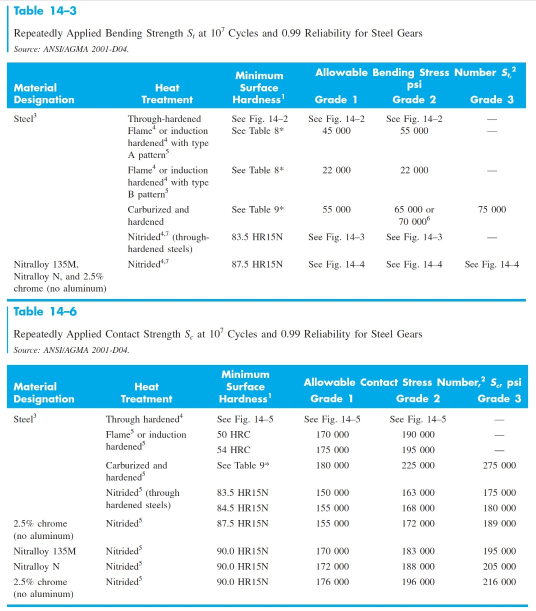
%> input picture PropertyTable.jpg, 1072 x 1222 px (shown at 1/2 size)
$ octave Gearbox_FinalRevision.m   (GNU Octave 9; MATLAB toolbox functions it lacks are replaced by stand-ins)
%> lines starting %> are read from the running program, lines starting %| are printed output that depends on the picture
clc; clear ; close all

% Created By: Eric Berkely, David Ramos, Jose Segovia, Cameron Shankland
% Contact through Slack for questions/concerns.

%% Instructions

% Before running this code, make sure that you have downloaded the folder
% together. Do not just run the m-file by itself as there are some files
% from the folder needed to run this code. This includes the images in the
% file. If you get an image read error, make sure that the two images are
% in the "Current Folder" of the Matlab file.

% 1) Input material properties

% 2) Input range of gear box heights you wish to test

% 3) Run the code

% 4) Output plots show safety factors vs gear box height of critical gears,
% in this case pinion 3 since it is the smallest gear transmitting the
% largest load

% 5) Find output table with closest critical safety factor, this table gives all
% important information

% 6) If there is no output table, check input values or material
% properties as there may be no valid solution. You can also check the
% plots to see where the safety factors are at for your inputs.

%% Input Parameters (Variable)

fprintf('If you get an "imread" error, make sure that the two images from the GitHub repository are in the "Current Folder" of the Matlab Code.\n')

% Image of Property Tables
material = imread('PropertyTable.jpg');
%> material is the input picture: size 1222x1072x3 uint8; mean R, G, B 214.1, 237, 245
figure
imshow(material)

% Allowable contact stress number

Sc = [170000 190000; 175000 195000; 180000 225000];

Sc_row = input('\nChoose the type of heat treatment for the steel (Look at Table in Figure 1): \n \n 1. Flame/Induction Hardened with Type A Pattern\n 2. Flame/Induction Hardened with Type B Pattern\n 3. Carburized and Hardened\n');
%> the answer given: 1

Sc_column = input('What type of grade would you like to use?\n\n 1. Grade 1\n 2. Grade 2\n');
%> the answer given: 1

Sc2 = Sc(Sc_row,Sc_column); % Gears 2 and 4
Sc3 = Sc2; % Pinions 3 and 5

% Allowable bending stress number (psi) (table 14-3)

St = [45000 55000; 22000 22000; 55000 65000];

St_5 = St(Sc_row, Sc_column); % Pinion 5
St_4 = St_5; % Gear 4
St_3 = St_5; % Pinion 3
St_2 = St_5; % Gear 2

% Elastic Coefficient
Cp = 2300;

% Gearbox Dimensions (input range of heights)
gearbox_height_vec = 5:.1:10;

% Keep these constant
clearance = 1; % in
case_thickness = 1; % in

%% Input Parameters (Constant)

% Allowable gear train values
train_min = 17;
train_max = 21;
gear_train = (train_min:1:train_max);
gr = 18; %nominal gear train value

% Input Torque
T_in = 38.6; % ft-lb

% Input Speed
w_in = 200; % RPM

% Safety Factors
surface_n = 1.2;
bending_n = 1.5;

%% Optimization
for i = 1:length(gearbox_height_vec)

gearbox_height(i) = gearbox_height_vec(1,i);

% Pressure Angle
p_angle = 20; % degrees
p_rad = 20*(pi/180); % converting to radians
k = 1; % For full depth teeth
mg = sqrt(gr); % Ratio of mating gears

% Minimum Number of Teeth
N_min = ceil((2*k)/((1+2*mg)*(sin(p_rad))^2)*(mg+sqrt(mg^2+(1+2*mg)*(sin(p_rad))^2))); % Eq. 13-11
        % Always rounding up

% Number of Teeth for Each Gear
        % Assuming that each alternate gear is equal to each other

% Number of Teeth for Pinions
N3 = N_min;
N5 = N_min;

% Number of Teeth for Gears
N2 = floor(sqrt(gr)*N3);
N4 = N2;
        % Always rounding down (to maintain gear ratio)

P_min_exact = (N3+(N2/2)+(N5/2)+2)/(gearbox_height(i)- ...
    (clearance+case_thickness));
P_min(i) = ceil(P_min_exact);
        % Always rounding up

% Face Width (3-5) Times Circular Pitch
F(i) = round(4*(pi/P_min(i)),1);

% Resulting Speeds for Each Gear/Pinion (RPM)
w2 = w_in;
w3 = (N2/N3)*w_in;
w4 = w3;
w5 = (N2/N3)^2*w_in;

% Diametral Pitches for each Gear/Pinion
d2(i) = N2/P_min(i);
d4(i) = d2(i);
d3(i) = N3/P_min(i);
d5(i) = d3(i);

% Pitch-Line Velocities
V23 = (pi*d2(i)*w2)/12; % ft/min
V45 = (pi*d5(i)*w5)/12; % ft/min

% Power
H = T_in*w_in/5252; % hp

% Torques on each Gear/Pinion
T2 = T_in; %ft-lb
T3 = T2*(w2/w3); % ft-lb
T4 = T3; % ft-lb
T5 = T2*(w2/w5); % ft-lb

% Transmitted Loads (Tangential)
W23 = 33000*(H/V23); % loads between 2/3
W45 = 33000*(H/V45); % loads between 4/5

% Transmitted Loads (Radial)

W23r = W23*tan(p_rad);
W45r = W45*tan(p_rad);

%% Gear 4 Wear
I = ((cos(p_rad)*sin(p_rad))/2)*(sqrt(gr)/(sqrt(gr)-1));

Qv = 10; % Quality Number (Precision)
B = 0.25*(12-Qv)^(2/3);
A = 50+56*(1-B);
Kv = ((A+sqrt(V45))/A)^(B);

% Load Distribution Factor Constants

if F(i) <= 1
    Cpf = (F(i)/(10*d3(i)))-0.025;
else
    Cpf = (F(i)/(10*d3(i)))-0.0375+0.0125*F(i);
end

Cmc = 1; % uncrowned teeth

Cpm = 1; % may depend on location of where the gears are placed on the shaft, assume 1

% Table 14-9, Precision Enclosed Units

Cma = 0.0675 + 0.0128*F(i) + (-0.926*10^-4)*(F(i)^2);

Ce = 1; % all other conditions

% Load Distribution Factor, Km
Km = 1 + Cmc*(Cpf*Cpm+Cma*Ce);

% AGMA Stress
sigma_c_4 = Cp*sqrt((W45*Kv*Km)/(d5(i)*F(i)*I));

% Life Factor
operation_time = 10; % years
L4 = (operation_time*8766)*60*w4; % total cycles
Zn = 1.4488*L4^-0.023; % Figure 14-15

Kr = 1; % Reliability Factor
Kt = 1; % Temperature Factor
Ch = 1; % Hardness ratio factor

Sc_4 = (surface_n*sigma_c_4)/Zn;

n_c4(i) = (Sc2*Zn)/sigma_c_4; %gear 4 wear safety factor

%% Gear 4 Bending

J_4 = 0.39; % Geometry Factor
KB_4 = 1;

sigma_b_4 = (W45*Kv*P_min(i)*Km)/(F(i)*J_4); % psi

Yn_4 = 1.3558*L4^-0.0178; % Figure 14-14

sigma_all_4 = Yn_4*St_4;

n_b4(i) = sigma_all_4/sigma_b_4; % gear for bending safety factor

%% Gear 5 Bending and Wear

J_5 = 0.26; % changes with gear teeth

L_5 = (operation_time*8766)*60*w5;

Yn_5 = 1.3558*L_5^-0.0178; % Figure 14-14

Zn_5 = 1.4488*L_5^-0.023; % Figure 14-15

% Contact Stress on 5
sigma_c_5 = Cp*sqrt((W45*Kv*Km)/(d5(i)*F(i)*I));

% Bending Stress on 5
sigma_b_5 = (W45*Kv*P_min(i)*Km*KB_4)/(F(i)*J_5);

Sc_5 = (surface_n*sigma_c_5)/Zn_5;

sigma_all_5 = Yn_5*St_5;

% Resulting Safety Factors
n_c5(i) = (Sc3*Zn_5)/sigma_c_5; % wear safety factor
n_b5(i) = sigma_all_5/sigma_b_5; % bending safety factor

%% Gear 2 Bending and Wear

J_2 = J_4;

kv_2 = ((A+sqrt(V23))/A)^(B);
sigma_c_2 = Cp*sqrt((W23*kv_2*Km)/(d3(i)*F(i)*I));

L2 = (operation_time*8766)*60*w2;
Zn_2 = 1.4488*L2^-0.023;
Sc_2 = (surface_n*sigma_c_2)/Zn_2;
n_c2(i) = (Sc2*Zn_2)/sigma_c_2; % gear two safety factor wear

Yn_2 = 1.3558*L2^-0.0178; % Figure 14-14

sigma_b_2 = (W23*kv_2*P_min(i)*Km)/(F(i)*J_2);
sigma_all_2 = St_2*Yn_2;
n_b2(i) = sigma_all_2/sigma_b_2; %gear 2 bending safety factor

%% Gear 3 Bending and Wear

L_3 = (operation_time*8766)*60*w3;
J_3 = J_5;
Yn_3 = Yn_4;
Zn_3 = Zn;

sigma_c_3 = Cp*sqrt((W23*kv_2*Km)/(d3(i)*F(i)*I)); % wear stress

sigma_b_3 = (W23*kv_2*P_min(i)*Km*KB_4)/(F(i)*J_3); % bending stress

sigma_all_3 = Yn_3*St_3;

Sc_3 = (surface_n*sigma_c_3)/Zn_3;

% Safety Factors
n_c3(i) = (Sc3*Zn_3)/sigma_c_3; % wear
n_b3(i) = sigma_all_3/sigma_b_3; % bending


%% Output Tables

if n_c3(i) >= surface_n && n_b3(i) >= bending_n

optimal_location(i) = i;

else

end

end

opt_index = min(optimal_location (optimal_location > 0));

i = opt_index;
Gears = ["Gear 2";"Gear 4";"Pinion 3";"Pinion 5"];
Diameters_in = [d2(i);d4(i);d3(i);d5(i)];
Teeth_Number = [N2;N4;N3;N5];
Face_Width_in = [F(i);F(i);F(i);F(i)];
SF_Bending = [n_b2(i);n_b4(i);n_b3(i);n_b5(i)];
SF_Wear = [n_c2(i);n_c4(i);n_c3(i);n_c5(i)];
Rotational_Speed_RPM = [w2;w4;w3;w5];
Tangential_Load_lbf = [W23;W45;W23;W45];
Radial_Load_lbf = [W23r;W45r;W23r;W45r];
Diametral_Pitch = [P_min(i);P_min(i);P_min(i);P_min(i)];
Gearbox_Height_in = gearbox_height(i);
% Display best optimized design based on safety factors

Optimized_Output = table(Gears,Diameters_in,Teeth_Number,Diametral_Pitch,Face_Width_in,SF_Wear, ...
    SF_Bending,Rotational_Speed_RPM,Tangential_Load_lbf,Radial_Load_lbf)

fprintf('\nOptimized Gearbox Height = %2.1f in\n',Gearbox_Height_in)

%% Safety Factor vs Gearbox Height Plots

% Drawing horizontal line for safety factors
x_b = [gearbox_height_vec(1) gearbox_height_vec(length(gearbox_height_vec))];
y_b = [bending_n bending_n];
y_c = [surface_n surface_n];

% Image of Resulting Design
gb_design = imread('WindMillGearboxDesign.jpg');
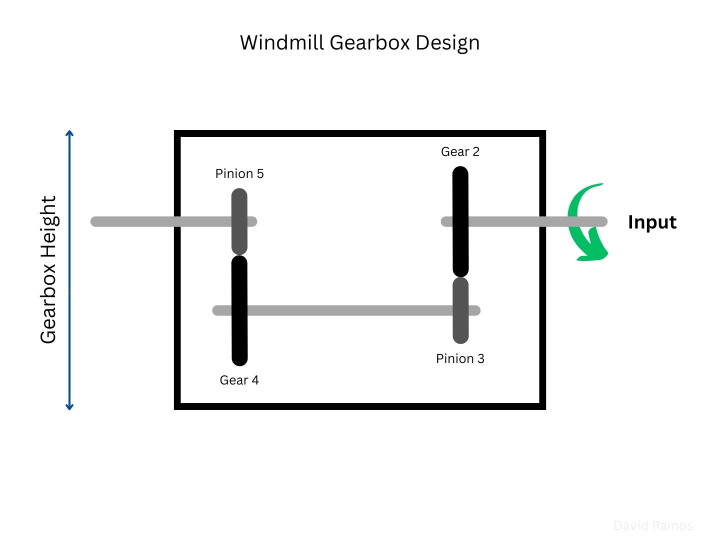
%> input picture WindmillGearboxDesign.jpg, 1440 x 1080 px (shown at 1/2 size)
%> gb_design is the input picture: size 1080x1440x3 uint8; mean R, G, B 242.3, 242.9, 242.7
figure
imshow(gb_design)

figure
hold on
plot(gearbox_height,n_c3)
plot(gearbox_height,n_b3)
line(x_b,y_b, 'Color', 'r') % Bending safety factor line
line(x_b, y_c, 'Color', 'b') % Surface safety factor line
title('Gear 3 Safety Factors Vs Gearbox Height')
xlabel('Gear Box Height (in)')
ylabel('Safety Factor Value')

legend('Surface Safety Factor','Bending Safety Factor','Minimum Bending Safety Factor','Minimum Surface Safety Factor')
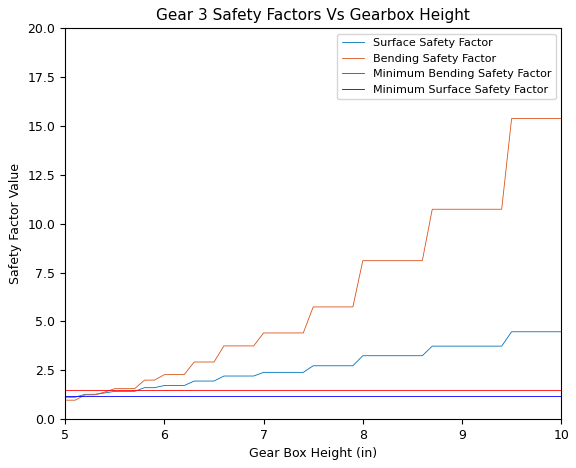
%> figure redrawn from the program's plot data; curve peaks at x = 9.5, y = 4.47; curve peaks at x = 9.5, y = 15.37
